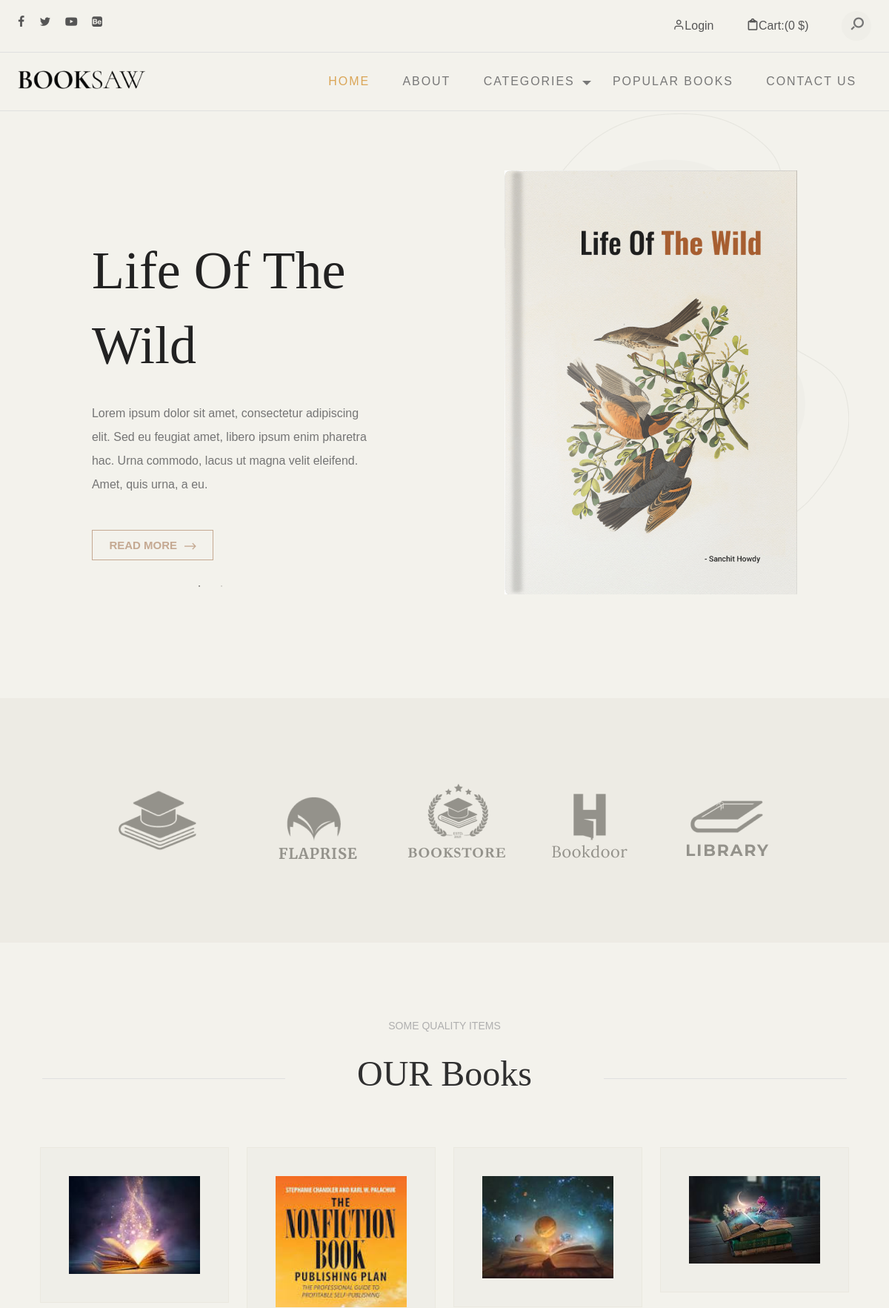
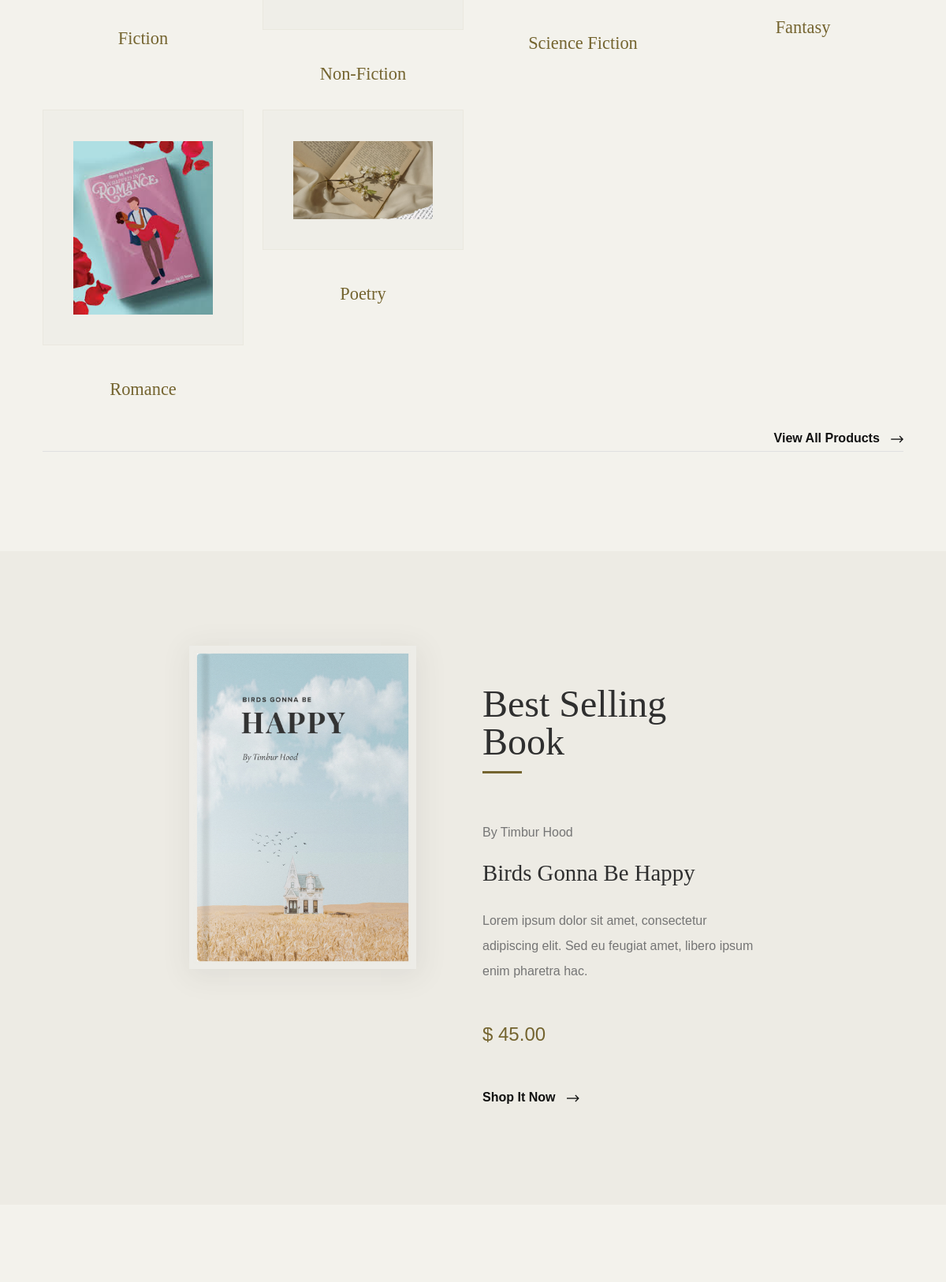
The page /Bookshop/Home/ (upper part) on the database its author committed (2 pictures, top to bottom).
### Adminapp/models.py (models this page shows)
class Category(models.Model):
    Category_name=models.CharField(max_length=40,null=True,blank=True)
    Description=models.TextField(null=True,blank=True)
    Cover_img=models.ImageField(upload_to="category",null=True,blank=True)

### Webapp/views.py (the view)
# urls.py: 2. Add a URL to urlpatterns:  path('', views.home, name='home')
def home(request):
    categories=Category.objects.all()
    books = Bookdb.objects.all()
    return render(request,"Home.html",{
        'categories': categories,
        'books': books
    })

### Webapp/templates/Home.html (shortened to what this page needs)
<!DOCTYPE html>
{% load static %}
<html lang="en">
<head>
	<link href="https://cdn.jsdelivr.net/npm/bootstrap@5.3.1/dist/css/bootstrap.min.css" rel="stylesheet"
>
	<link rel="stylesheet" type="text/css" href="{% static 'Books/css/normalize.css' %}">
	<link rel="stylesheet" type="text/css" href="{% static 'Books/icomoon/icomoon.css' %}">
	<link rel="stylesheet" type="text/css" href="{% static 'Books/css/vendor.css' %}">
	<link rel="stylesheet" type="text/css" href="{% static 'Books/style.css' %}">
</head>
<body data-bs-spy="scroll" data-bs-target="#header" tabindex="0">
	<div id="header-wrap">
		<div class="top-content">
			<div class="container-fluid">
				<div class="row">
					<div class="col-md-6">
						<div class="social-links">
							<ul>
								<li>
									<a href="#"><i class="icon icon-facebook"></i></a>
								</li>
								<li>
									<a href="#"><i class="icon icon-twitter"></i></a>
								</li>
								<li>
									<a href="#"><i class="icon icon-youtube-play"></i></a>
								</li>
								<li>
									<a href="#"><i class="icon icon-behance-square"></i></a>
								</li>
							</ul>
						</div>
					</div>
					<div class="col-md-6">
						<div class="right-element">
							{% if request.session.Username %}
							<a href="{% url 'logout' %}" class="user-account for-buy"><i
									class="icon icon-user"></i><span>Welcome {{request.session.Username}}/Logout Here</span></a>
							<a href="{% url 'cart' %}" class="cart for-buy"><i class="icon icon-clipboard"></i><span>Cart:(0
									$)</span></a>
							{% else %}
							<a href="{% url 'sign_in' %}" class="user-account for-buy"><i
									class="icon icon-user"></i><span>Login</span></a>
							<a href="{% url 'cart' %}" class="cart for-buy"><i class="icon icon-clipboard"></i><span>Cart:(0
									$)</span></a>
							{% endif %}
							<div class="action-menu">
								<div class="search-bar">
									<a href="#" class="search-button search-toggle" data-selector="#header-wrap">
										<i class="icon icon-search"></i>
									</a>
									<form role="search" method="get" class="search-box">
										<input class="search-field text search-input" placeholder="Search"
											type="search">
									</form>
								</div>
							</div>
						</div>
					</div>
				</div>
			</div>
		</div>
		<header id="header">
			<div class="container-fluid">
				<div class="row">
					<div class="col-md-2">
						<div class="main-logo">
							<a href="index.html"><img src="{% static 'Books/images/main-logo.png' %}" alt="logo"></a>
						</div>
					</div>
					<div class="col-md-10">
						<nav id="navbar">
							<div class="main-menu stellarnav">
								<ul class="menu-list">
									<li class="menu-item active"><a href="#home">Home</a></li>
									<li class="menu-item"><a href="{% url 'about' %}" class="nav-link">About</a></li>
									<li class="menu-item has-sub">
										<a href="#pages" class="nav-link">Categories</a>
									</li>
									<li class="menu-item"><a href="{% url 'popular_books' %}" class="nav-link">Popular Books</a></li>
									<li class="menu-item"><a href="{% url 'contact' %}" class="nav-link">Contact Us</a></li>
								</ul>
							</div>
						</nav>
					</div>
				</div>
			</div>
		</header>
	</div>
	<section id="billboard">
		<div class="container">
			<div class="row">
				<div class="col-md-12">
					<div class="main-slider pattern-overlay">
						<div class="slider-item">
							<div class="banner-content">
								<h2 class="banner-title">Life of the Wild</h2>
								<p>Lorem ipsum dolor sit amet, consectetur adipiscing elit. Sed eu feugiat amet, libero
									ipsum enim pharetra hac. Urna commodo, lacus ut magna velit eleifend. Amet, quis
									urna, a eu.</p>
								<div class="btn-wrap">
									<a href="#" class="btn btn-outline-accent btn-accent-arrow">Read More<i
											class="icon icon-ns-arrow-right"></i></a>
								</div>
							</div>
							<img src="{% static 'Books/images/main-banner1.jpg' %}" alt="banner" class="banner-image">
						</div>
					</div>
				</div>
			</div>
		</div>
	</section>
	<section id="client-holder" data-aos="fade-up">
		<div class="container">
			<div class="row">
				<div class="inner-content">
					<div class="logo-wrap">
						<div class="grid">
							<a href="#"><img src="{% static 'Books/images/client-image1.png' %}" alt="client"></a>
							<a href="#"><img src="{% static 'Books/images/client-image2.png' %}" alt="client"></a>
							<a href="#"><img src="{% static 'Books/images/client-image3.png' %}" alt="client"></a>
							<a href="#"><img src="{% static 'Books/images/client-image4.png' %}" alt="client"></a>
							<a href="#"><img src="{% static 'Books/images/client-image5.png' %}" alt="client"></a>
						</div>
					</div>
				</div>
			</div>
		</div>
	</section>
	<section id="featured-books" class="py-5 my-5">
		<div class="container">
			<div class="row">
				<div class="col-md-12">
					<div class="section-header align-center">
						<div class="title">
							<span>Some quality items</span>
						</div>
						<h2 class="section-title">OUR Books</h2>
					</div>
					<div class="product-list" data-aos="fade-up">
						<div class="row">
						{% for i in categories %}
							<div class="col-md-3">
								<div class="product-item">
									<figure class="product-style">
										<img src="{{i.Cover_img.url }}" alt="Books" class="product-item">
									</figure>
									<figcaption>
										<h3>{{i.Category_name}}</h3>
								</div>
							</div>
						{% endfor %}
			</div>
			<div class="row">
				<div class="col-md-12">
					<div class="btn-wrap align-right">
						<a href="#" class="btn-accent-arrow">View all products <i
								class="icon icon-ns-arrow-right"></i></a>
					</div>
				</div>
			</div>
		</div>
	</section>
	<section id="best-selling" class="leaf-pattern-overlay">
		<div class="container">
			<div class="row justify-content-center">
				<div class="col-md-8">
					<div class="row">
						<div class="col-md-6">
							<figure class="products-thumb">
								<img src="{% static 'Books/images/single-image.jpg' %}" alt="book" class="single-image">
							</figure>
						</div>
						<div class="col-md-6">
							<div class="product-entry">
								<h2 class="section-title divider">Best Selling Book</h2>
								<div class="products-content">
									<div class="author-name">By Timbur Hood</div>
									<h3 class="item-title">Birds gonna be happy</h3>
									<p>Lorem ipsum dolor sit amet, consectetur adipiscing elit. Sed eu feugiat amet,
										libero ipsum enim pharetra hac.</p>
									<div class="item-price">$ 45.00</div>
									<div class="btn-wrap">
										<a href="#" class="btn-accent-arrow">shop it now <i
												class="icon icon-ns-arrow-right"></i></a>
									</div>
								</div>
							</div>
						</div>
					</div>
				</div>
			</div>
		</div>
	</section>
	<section id="popular-books" class="bookshelf py-5 my-5">
	</section>
</body>
</html>

### Webapp/static/Books/icomoon/icomoon.css (style rules this page uses)
[class^="icon-"], [class*=" icon-"] { font-family: 'icomoon' !important; speak: never; font-style: normal; font-weight: normal; font-variant: normal; text-transform: none; line-height: 1; -webkit-font-smoothing: antialiased; -moz-osx-font-smoothing: grayscale; }
.icon-ns-arrow-right:before { content: "\e90b"; }
.icon-user:before { content: "\e907"; }
.icon-search:before { content: "\e905"; }
.icon-clipboard:before { content: "\e908"; }
.icon-twitter:before { content: "\f099"; }
.icon-facebook:before { content: "\f09a"; }
.icon-youtube-play:before { content: "\f16a"; }
.icon-behance-square:before { content: "\f1b5"; }

### rows shown on the page
Category: Cover_img (picture), Category_name "Fiction"
Category: Cover_img (picture), Category_name "Non-Fiction"
Category: Cover_img (picture), Category_name "Science Fiction"
Category: Cover_img (picture), Category_name "Fantasy"
Category: Cover_img (picture), Category_name "Romance"
Category: Cover_img (picture), Category_name "Poetry"
